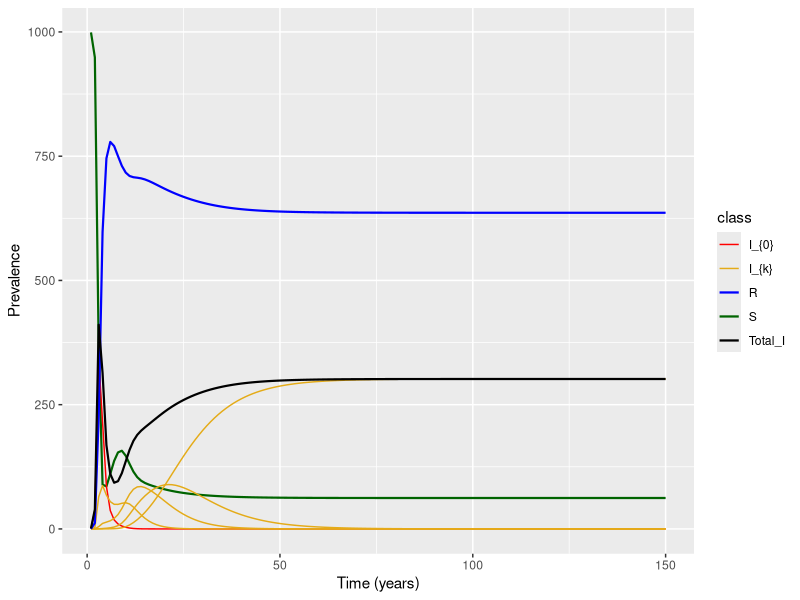

R code for this plot:
require(deSolve)
require(ggplot2)
require(reshape2)
library(dplyr)
require(gridExtra)

rm(list=ls())

# Added a new function to create the data for k classes, so here it just creates the parameters
parameters=data.frame(rec=0.2,trans=0.005, death=.1,birth=.1, mut=0.05)

PopulationSize<-1000
#R0<- (parameters$birth * PopulationSize * parameters$trans) / ((parameters$death*PopulationSize) * (parameters$death + parameters$rec))
#R0


# Time points
#time=seq(from=1,to=150,by=1/365)
time=seq(from=1,to=150)

##### detection function ######
# Function to get detection rate with is an exponential decay function scaled by "a"
det = function(k, a = 0.9, dMax=0.98){
  return(dMax*exp(-k*a))
}

#### Build data for n_k infection classes ######
# Builds the initial state data vector. Takes total number of infection classes (n_k, which includes I0, e.g. 20 infection classes run from 0 to 19) and then total pop size. This will be distributed such that only S and I0 have individuals, otherwise all 0s.
build_data <- function(n_k, total_pop_size){
  
  state <- numeric(n_k+2)
  names(state)[c(1,n_k+2)] <- c('S','R')
  
  for(i in 1:n_k){
    names(state)[i+1] <- paste0("I",i-1)
  }
  
  state[1] <- total_pop_size-1
  state[2] <- 1
  return(state)
}

initial_states <- build_data(n_k=5,total_pop_size = PopulationSize)
initial_states

Q<-1000 # REMOVE ME - temp pop size

######### SIR Model for k classes #######
sir_modelAW <- function(time, state, parameters){
  
  # Get total pop size by summing over state vector
  N = sum(state)  
  
  # Total number of states including infection, S, and R
  all_states <- length(state)
  
  # Number of potential mutation/infection states (all states minus susceptible and recovered)
  n = all_states - 2
  
  # vector to hold di/dt 
  i_dot = rep(0, n)
  
  # I_n is the number of infected in the last infection/mutation class
  I_n = state[length(state)-1]
  
  # number of recovered individuals
  R = state[length(state)]
  
  # Vector to store deltas for all states, from S through all I's and N
  deltas <- numeric(all_states)
  
  
  #################################################################################
  ### QUESTION:
  #################################################################################
  i = state[2:n] ############## SHOULD THIS BE 2:n-1 b/c I_n is coded separately???
  #################################################################################
  #################################################################################
  
  
  ## S #########################################
  #First Delta is for susceptibles - don't think this needs to be iterated over all classes b/c of the sum_of_rel function? Could be wrong.
  deltas[1] = parameters$birth*Q - (state['S']*(parameters$death + parameters$trans*sum(state[which(names(state)!='S' & names(state)!='R')])))
  
  
  ### I0 ########################################
  # Second delta is I0 which is unique b/c nothing mutates into it. So it gets its own function here, gaining new individuals from S in the first half, then losing individuals through recovery, mutation to I1, death, and detection.
  deltas[2] = parameters$trans*state['S']*state['I0'] - (parameters$rec + parameters$mut + parameters$death + det(k=0))*state['I0']
  
  ### In ########################################
  #The second to last delta is the last infection class, which is also unique, in that it doesn't mutate into anything. So it gets its own recursion. Gaining individuals from S in the first half, losing individuals from recovery, death, and detection, then gaining individuals from the second to last infection class via mutation.
  deltas[all_states-1] = parameters$trans*state['S']*I_n - (parameters$rec + parameters$death + det(k=n))*I_n + parameters$mut*state[all_states-2]
  
  # Pulling the indices for all infection classes except for I0 and In, since they should all have the same equation for change over time: gains from susceptibles based on transmission, loss from recovery, mutation, death, and detection, then gain from mutation in the previous class.
  
  # Construct the last infection class name using n
  last_name <- paste0('I', n-1)
  # vector of names to exclude
  excluded_names <- c("S", "I0", last_name, "R")
  
  #indices for all infection classes. In retrospect, this should always be like 3:all_states-2 I think? We exclude S and I0 (indices 1 and 2) and then In and R (indices all_states-1 and all_states)
  inf_indices <- which((!names(state) %in% excluded_names))
  
  # Not sure If I need to do this, but I've set this up do recovery from class I0 and class In as well as death of recovered individuals. I then update this with recoveries from all other infection classes within the loop below. Then I put that into the deltas vector at the end. there may be a more elegant way of doing this using the sum_of_rel variable/function but I wasn't sure how that worked.
  dR <- (parameters$rec +det(k=0))*state['I0']+(parameters$rec + det(k=all_states-2))*state[all_states-1] - parameters$death*state['R']
  
  # This iterator tracks how many mutations we are from 0, which is just tough to do when using indices, but juggling indices is tough if we try and iterate over the infection class number itself. So I just got lazy about it tbh. Hopefully it works?
  it <- 1
  
  for(i in inf_indices){
    
    # Get delta for current infection class, looping through all except 0 and n
    deltas[i] <- parameters$trans*state['S']*state[i] - (parameters$rec + parameters$mut + parameters$death + det(k=it))*state[i] + parameters$mut*state[i-1]
    
    #get our recovered change - just add to it each time I think? This makes sense? Maybe? Hmmm.
    dR <- dR + (parameters$rec + det(k=it))*state[i] 
    
    #update our mutation iterator
    it <- it+1
  }
  
  #dR <- dR - parameters$death*(state['R']+dR)
  
  #   #put the recovered change into the final deltas slot
  deltas[all_states] <- dR
  #   
  #   #return deltas
  return(list(deltas))
}

initial_states

sir_modelAW(time, initial_states, parameters)


###### Solving the differential equations: ######
output<-as.data.frame(ode(y=initial_states,func = sir_modelAW,parms=parameters,times = time, method="ode45"))
max(rowSums(output[,-1]))

# Get the sums of all infected classes to plot as a separate line
sums<-output[,c(-2, -length(output))] # remove the S and R class

Totals<-rowSums(sums[,-1]) # Take the row sums excluding the time variable

# Format it to fit with out_long
Tots<-data.frame("time"=as.numeric(sums$time), "variable"=rep("Total_I", length(Totals)), "value"=as.numeric(Totals))

out_long=melt(output,id="time")

which(out_long$variable!="S" & out_long$variable!= "I0"  & out_long$variable!= "R")

out_long<-rbind(out_long, Tots)

### Creating a class to relabel for plotting
out_long$class<-NA

out_long$class[which(out_long$variable!="S" & out_long$variable!= "I0"  & out_long$variable!= "R" & out_long$variable!= "Total_I")]<-"I_{k}"
out_long$class[which(out_long$variable=="S")]<-"S"
out_long$class[which(out_long$variable=="I0")]<-"I_{0}"
out_long$class[which(out_long$variable=="R")]<-"R"
out_long$class[which(out_long$variable=="Total_I")]<-"Total_I"

head(out_long)

####### Plotting the prevalence over time #######
#quartz(width=10,height=6)
ggplot(data = out_long,                                               
       aes(x = time, y = value, colour = class, group = variable, size=class)) +  
  geom_line() +                                                          
  xlab("Time (years)")+                                                  
  ylab("Prevalence") + scale_color_discrete(name="State")+
  scale_color_manual(values=c("red", "#e4ab18", "blue", "darkgreen", "black"))+
  scale_size_manual(values=c(0.5,0.5,0.75,0.75,0.75))

#rm(list=ls())
